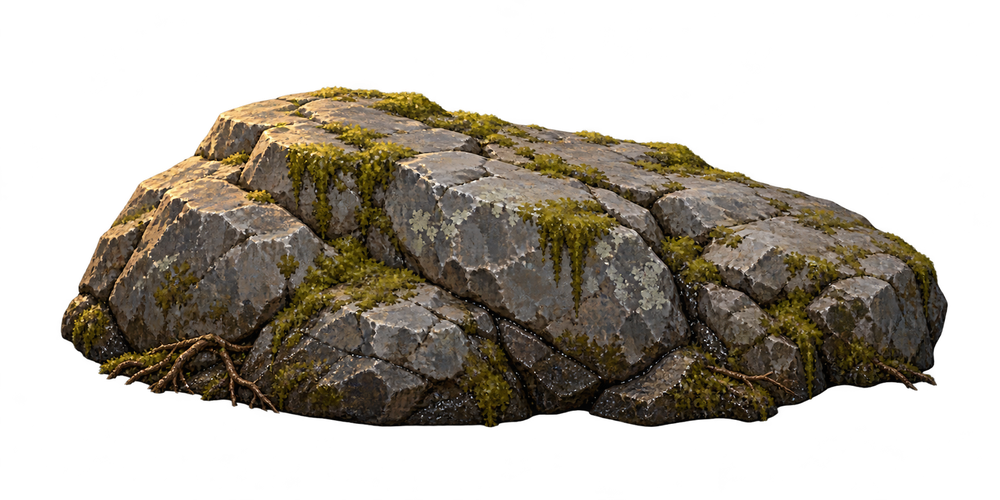
#> input picture assets/seasons/swamp-summer/source/rock-v1.png, 1000 x 500 px, shrunk from 1774 x 887 before the run
$ python trace-hulls.py ../../assets/seasons/swamp-summer/source/rock-v1.png
#> lines starting #> are read from the running program, lines starting #| are printed output that depends on the picture
"""Trace collision hulls for a season's rock sprites into rock-hulls.json.

Each sprite's opaque pixels are reduced to a convex hull of at most 8 points (Box2D's polygon
limit is 8), in the sprite's own pixel space: {k, w, h, top, hull}. Physics scales them to size.

    uv run --with pillow python tools/art/trace-hulls.py assets/seasons/<id>/source/rock-v1.png [...] > hulls.json
"""
import json
import sys
from PIL import Image


def convex_hull(points):
    pts = sorted(set(points))
    cross = lambda o, a, b: (a[0] - o[0]) * (b[1] - o[1]) - (a[1] - o[1]) * (b[0] - o[0])
    lower, upper = [], []
    for p in pts:
        while len(lower) >= 2 and cross(lower[-2], lower[-1], p) <= 0: lower.pop()
        lower.append(p)
    for p in reversed(pts):
        while len(upper) >= 2 and cross(upper[-2], upper[-1], p) <= 0: upper.pop()
        upper.append(p)
    return lower[:-1] + upper[:-1]


def reduce(hull, n=8):
    # drop the vertex that removes the least area until n remain
    area = lambda a, b, c: abs((b[0] - a[0]) * (c[1] - a[1]) - (c[0] - a[0]) * (b[1] - a[1]))
    while len(hull) > n:
        i = min(range(len(hull)), key=lambda i: area(hull[i - 1], hull[i], hull[(i + 1) % len(hull)]))
        hull.pop(i)
    return hull


out = []
for i, path in enumerate(sys.argv[1:]):
    im = Image.open(path).convert('RGBA')
#> im is the input picture: PIL image 1000x500 RGBA; mean R, G, B, A 41.3, 35.5, 25.9, 111.2
    box = im.getchannel('A').point(lambda a: 255 if a > 96 else 0).getbbox()
#> box = (61, 86, 948, 427)
    crop = im.crop(box)
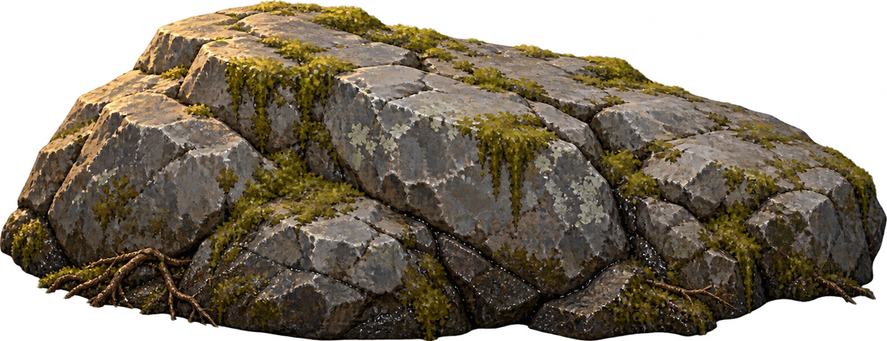
#> crop: PIL image 887x341 RGBA; mean R, G, B, A 68.1, 58.7, 42.7, 183.8; transparent parts drawn white
    w, h = crop.size
#> w = 887; h = 341
    step = max(1, w // 200)
#> step = 4
    a = crop.getchannel('A').load()
    pts = [(x, y) for y in range(0, h, step) for x in range(0, w, step) if a[x, y] > 96]
#> pts = 13841 pairs, first value 0 to 884, second value 4 to 340
    hull = reduce(convex_hull(pts))
#> the loop in convex_hull, `for p in pts:` made 13841 passes
#> p on passes 1 to 3: (0, 240), (0, 244), (0, 248)
#> after the loop in convex_hull, `for p in pts:`: lower = [(0, 240), (4, 228), (32, 168), (40, 152), (76, 100), (80, 96), (160, 28), (168, 24), (180, 20), (196, 16), (232, 8), (256, 4), (316, 4), (360, 8), (624, 60), (772, 116), (804, 132), (832, 148), (868, 172), (872, 180), (884, 212), (884, 228)]
#> the loop in convex_hull, `for p in reversed(pts):` made 13841 passes
#> p on passes 1 to 3: (884, 228), (884, 224), (884, 220)
#> after the loop in convex_hull, `for p in reversed(pts):`: upper = [(884, 228), (872, 296), (688, 336), (592, 340), (320, 340), (288, 336), (172, 320), (92, 304), (48, 292), (16, 264), (0, 248), (0, 240)]
#> the loop in reduce, `while len(hull) > n:` made 24 passes
#> i on passes 1 to 12: 7, 8, 0, 1, 15, 3, 20, 11, 22, 5, 13, 6
#> after the loop in reduce, `while len(hull) > n:`: hull = [(160, 28), (360, 8), (624, 60), (868, 172), (872, 296), (688, 336), (320, 340), (0, 248)]
    out.append({'k': f'rock{i}', 'w': w, 'h': h, 'top': min(y for _, y in hull), 'hull': [list(p) for p in hull]})
print(json.dumps(out, indent=1))
#> (printed output is left out)

$ run again, with assets/seasons/swamp-summer/source/rock-v2.png copied over assets/seasons/swamp-summer/source/rock-v1.png
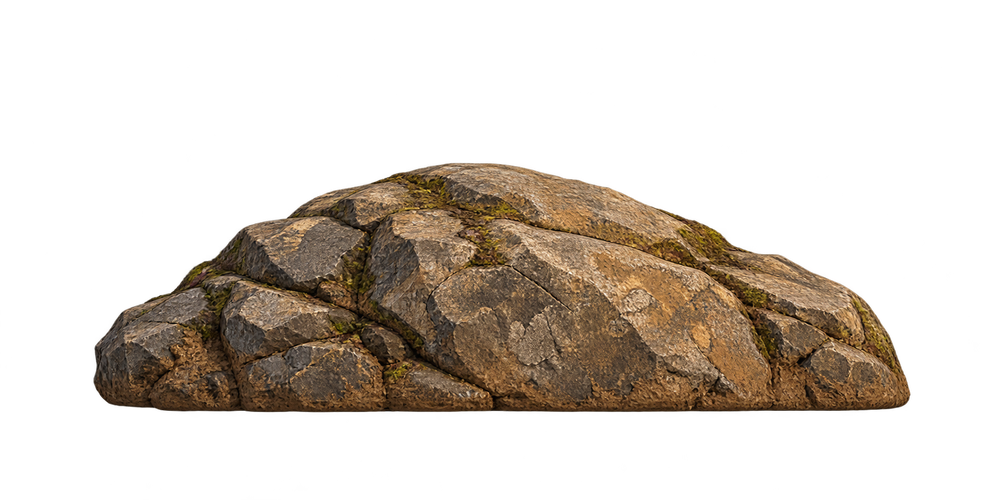
#> input picture assets/seasons/swamp-summer/source/rock-v2.png, 1000 x 500 px, shrunk from 1774 x 887 before the run
#> im is the input picture: PIL image 1000x500 RGBA; mean R, G, B, A 35, 26.9, 18.6, 74.6
#> box = (94, 163, 910, 412)
#> `crop = im.crop(box)`:
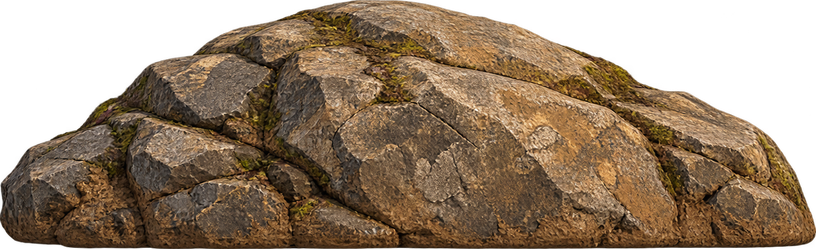
#> crop: PIL image 816x249 RGBA; mean R, G, B, A 86, 66.1, 45.6, 183.5; transparent parts drawn white
#> `pts = [(x, y) for y in range(0, h, step) for x in range(0, w, step) if..`: pts = 9267 pairs, first value 0 to 812, second value 0 to 248
#> the loop in convex_hull, `for p in pts:` made 9267 passes
#> p on passes 1 to 3: (0, 216), (0, 220), (4, 180)
#> after the loop in convex_hull, `for p in pts:`: lower = 25 pairs, first value 0 to 812, second value 0 to 236
#> the loop in convex_hull, `for p in reversed(pts):` made 9267 passes
#> p on passes 1 to 3: (812, 236), (812, 232), (812, 228)
#> after the loop in convex_hull, `for p in reversed(pts):`: upper = [(812, 236), (804, 244), (584, 248), (156, 248), (48, 244), (16, 240), (4, 228), (0, 220), (0, 216)]
#> the loop in reduce, `while len(hull) > n:` made 24 passes
#> i on passes 1 to 8: 0, 11, 14, 19, 6, 14, 15, 1
#> after the loop in reduce, `while len(hull) > n:`: hull = [(4, 180), (152, 64), (396, 0), (512, 24), (752, 124), (804, 244), (156, 248), (16, 240)]
#> (printed output is left out)
